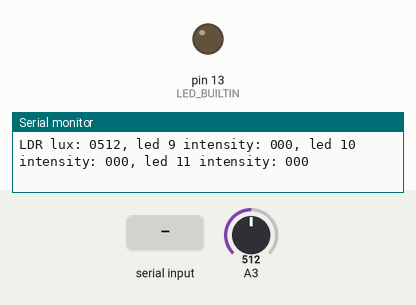
Recording of a sketch running on a simulated Arduino Uno, built with avr-gcc and run on an emulated ATmega328P. Parts: output pins drawn as LEDs (lit = HIGH), the last lines printed to the serial monitor. The test bench sets the inputs (shaded band); at power-on: A3 = 512.

Above: at 1.2 s.
1.3 s: "switch led 13:True\n" received over Serial
At 3.0 s:
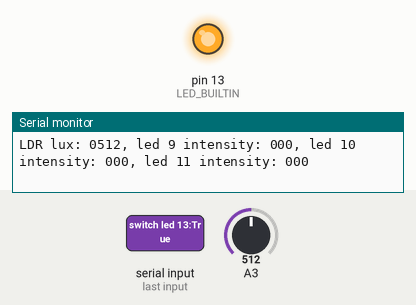
3.5 s: "switch led 13:False\n" received over Serial
At 4.8 s:
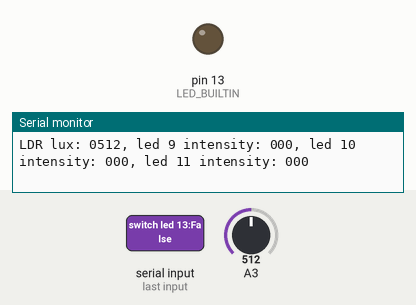
Timing chart, 0 to 6.5 s (numbered marks = the images above; inputs shaded):
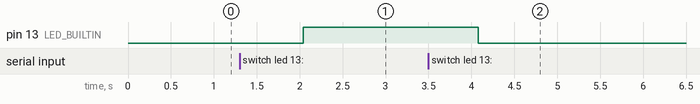

The sketch:

arduino_tp1.ino
```cpp
int trig=5;
int echo=4;

String receivedInput;

int intensityLed9;
int intensityLed10;
int intensityLed11;

void setup() {
  pinMode(LED_BUILTIN, OUTPUT);
  pinMode(A3, INPUT);
  Serial.begin(9600, SERIAL_8N1);
}

void loop() {
  //makeLedBlink(13);
  receivedInput = receiveInput();
  handleInput(receivedInput);
  printLdrAnalogOutput();
  printLedsAnalogOutput();
  Serial.println();
  delay(1000); //one second
}

void changeLedIntensity(int number, int intensity) {
  pinMode(number, OUTPUT);
  analogWrite(number, intensity);

  switch (number) {
    case 9:
      intensityLed9 = intensity;
      break;
    case 10:
      intensityLed10 = intensity;
      break;
    case 11:
      intensityLed11 = intensity;
      break;
  }
  //char numberBuffer[3];
  //char intensityBuffer[4];
  //sprintf(numberBuffer, "%02d", number);
  //sprintf(intensityBuffer, "%03d", intensity);

  //Serial.println("led "+ String(numberBuffer) + " intensity: " + String(intensityBuffer));
}

void makeLedBlink(int number) {
  pinMode(number, OUTPUT);
  digitalWrite(number, HIGH); // turn the LED on (HIGH is the voltage level)
  delay(500);
  digitalWrite(number, LOW); // turn the LED off by making the voltage LOW
  delay(500);
}

void printLdrAnalogOutput() {
  char ldrLuxBuffer[5];
  sprintf(ldrLuxBuffer, "%04d", analogRead(A3));
  Serial.print("LDR lux: " + String(ldrLuxBuffer));
}

void printLedsAnalogOutput() {
  char intensityBufferLed9[4];
  char intensityBufferLed10[4];
  char intensityBufferLed11[4];
  sprintf(intensityBufferLed9, "%03d", intensityLed9);
  sprintf(intensityBufferLed10, "%03d", intensityLed10);
  sprintf(intensityBufferLed11, "%03d", intensityLed11);

  Serial.print(", led 9 intensity: "+ String(intensityBufferLed9) + ", led 10 intensity: "+ String(intensityBufferLed10) + ", led 11 intensity: " + String(intensityBufferLed11));
}

String receiveInput() {
  String string_recibido;
  if (Serial.available()>0) {
    string_recibido = Serial.readStringUntil('\n');
  }
  return string_recibido;
}

void handleInput(String input) {
  if (input == "switch led 13:True"){
    digitalWrite(13, HIGH);
  } else if (input == "switch led 13:False") {
    digitalWrite(13, LOW);
  } else if (input.startsWith("led 9 set luminosity to: ")){
    String cadena = "led 9 set luminosity to: ";
    int luminosity = input.substring(cadena.length(), input.length()).toInt();
    changeLedIntensity(9, luminosity);
  } else if (input.startsWith("led 10 set luminosity to: ")){
    String cadena = "led 10 set luminosity to: ";
    int luminosity = input.substring(cadena.length(), input.length()).toInt();
    changeLedIntensity(10, luminosity);
  } else if (input.startsWith("led 11 set luminosity to: ")){
    String cadena = "led 11 set luminosity to: ";
    int luminosity = input.substring(cadena.length(), input.length()).toInt();
    changeLedIntensity(11, luminosity);
  }
}
```

Measured:
- after the input at 1.3 s, pin 13 (LED_BUILTIN): LOW → HIGH after 0.74 s
- after the input at 3.5 s, pin 13 (LED_BUILTIN): HIGH → LOW after 0.58 s
